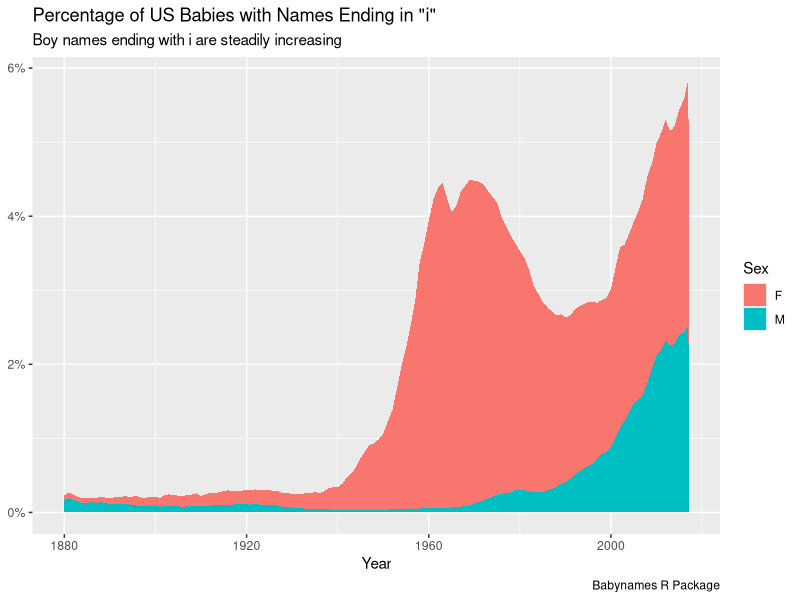

Write the R code that produced this figure.
## ---- chunk 1
#| message: false
library(tidyverse)
## ---- chunk 2
x <- read_csv("data/i_names.csv", show_col_types = FALSE)
## ---- chunk 3
x |> 
  summarise(sum_n = sum(n), 
            sum_prop = sum(prop),
            .by = c(year, sex)) |> 
  ggplot(aes(x = year, y = sum_prop, fill = sex)) +
    geom_area() +
    scale_y_continuous(labels = scales::percent_format()) +
    labs(title = 'Percentage of US Babies with Names Ending in "i"',
         subtitle = "Boy names ending with i are steadily increasing",
         x = "Year",
         y = NULL,
         caption = "Babynames R Package",
         fill = "Sex") 
